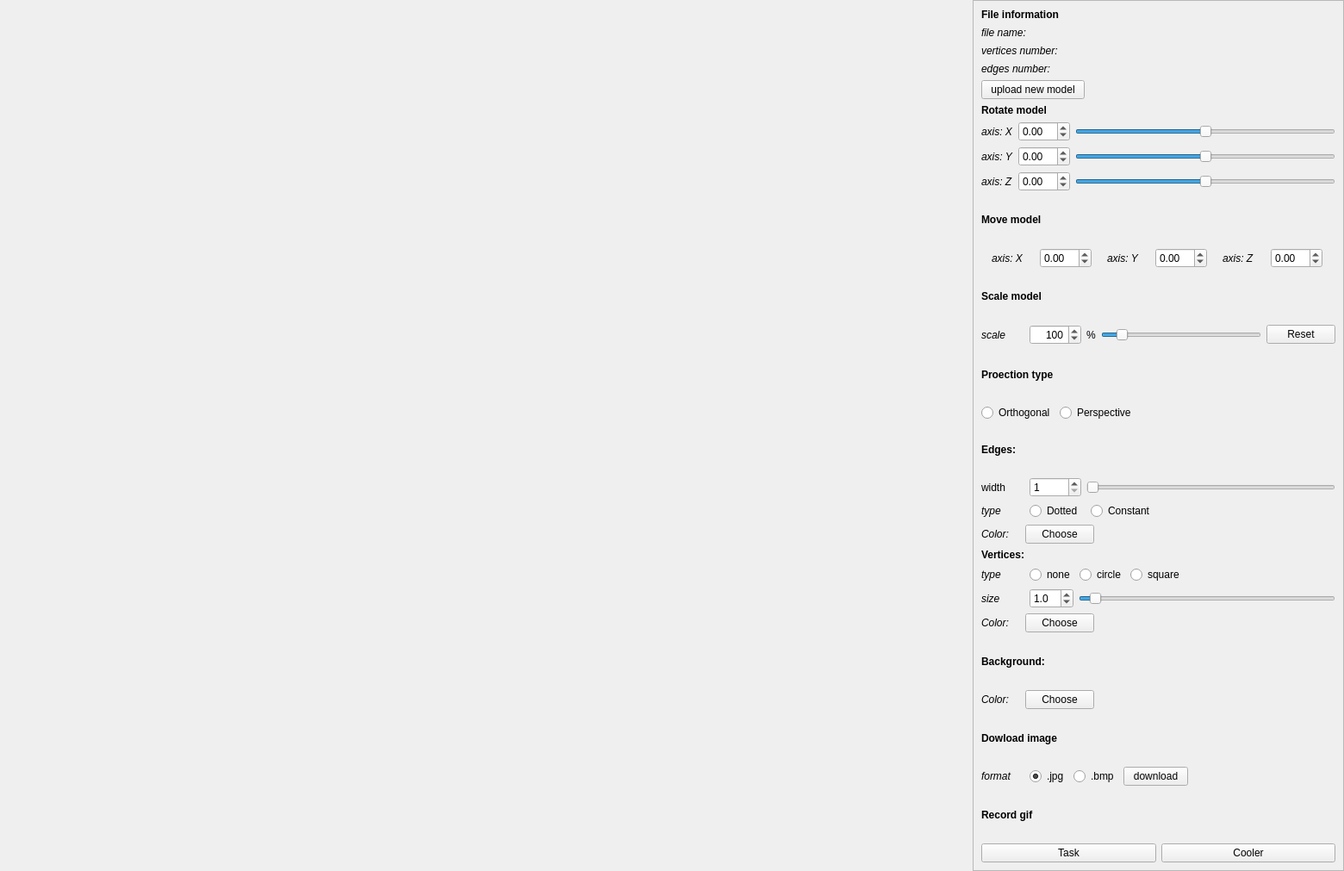
<?xml version="1.0" encoding="UTF-8"?>
<ui version="4.0">
 <class>MainWindow</class>
 <widget class="QMainWindow" name="MainWindow">
  <property name="geometry">
   <rect>
    <x>0</x>
    <y>0</y>
    <width>1560</width>
    <height>1011</height>
   </rect>
  </property>
  <property name="windowTitle">
   <string>3d_viewer</string>
  </property>
  <property name="windowOpacity">
   <double>1.000000000000000</double>
  </property>
  <property name="toolTipDuration">
   <number>0</number>
  </property>
  <widget class="QWidget" name="centralwidget">
   <property name="toolTipDuration">
    <number>0</number>
   </property>
   <layout class="QGridLayout" name="gridLayout_2">
    <property name="topMargin">
     <number>0</number>
    </property>
    <property name="rightMargin">
     <number>0</number>
    </property>
    <property name="bottomMargin">
     <number>0</number>
    </property>
    <property name="spacing">
     <number>0</number>
    </property>
    <item row="0" column="1">
     <widget class="QScrollArea" name="scrollArea">
      <property name="minimumSize">
       <size>
        <width>431</width>
        <height>0</height>
       </size>
      </property>
      <property name="maximumSize">
       <size>
        <width>430</width>
        <height>16777215</height>
       </size>
      </property>
      <property name="widgetResizable">
       <bool>true</bool>
      </property>
      <widget class="QWidget" name="scrollAreaWidgetContents_2">
       <property name="geometry">
        <rect>
         <x>0</x>
         <y>0</y>
         <width>429</width>
         <height>1009</height>
        </rect>
       </property>
       <layout class="QVBoxLayout" name="verticalLayout">
        <item>
         <layout class="QVBoxLayout" name="layout_fileInformation">
          <item>
           <widget class="QLabel" name="label_fileInfo">
            <property name="maximumSize">
             <size>
              <width>16777215</width>
              <height>20</height>
             </size>
            </property>
            <property name="font">
             <font>
              <bold>true</bold>
             </font>
            </property>
            <property name="text">
             <string>File information</string>
            </property>
           </widget>
          </item>
          <item>
           <layout class="QHBoxLayout" name="filePath_layout">
            <property name="spacing">
             <number>0</number>
            </property>
            <item>
             <widget class="QLabel" name="label_filepath">
              <property name="minimumSize">
               <size>
                <width>0</width>
                <height>15</height>
               </size>
              </property>
              <property name="maximumSize">
               <size>
                <width>70</width>
                <height>16777215</height>
               </size>
              </property>
              <property name="font">
               <font>
                <italic>true</italic>
               </font>
              </property>
              <property name="text">
               <string>file name:</string>
              </property>
             </widget>
            </item>
            <item>
             <widget class="QLabel" name="label_filepathInfo">
              <property name="text">
               <string/>
              </property>
             </widget>
            </item>
           </layout>
          </item>
          <item>
           <layout class="QHBoxLayout" name="verticesNumber_layout">
            <property name="spacing">
             <number>0</number>
            </property>
            <item>
             <widget class="QLabel" name="label_vertices_num">
              <property name="minimumSize">
               <size>
                <width>15</width>
                <height>15</height>
               </size>
              </property>
              <property name="maximumSize">
               <size>
                <width>110</width>
                <height>16777215</height>
               </size>
              </property>
              <property name="font">
               <font>
                <italic>true</italic>
               </font>
              </property>
              <property name="text">
               <string>vertices number:</string>
              </property>
             </widget>
            </item>
            <item>
             <widget class="QLabel" name="label_verticesInfo">
              <property name="text">
               <string/>
              </property>
             </widget>
            </item>
           </layout>
          </item>
          <item>
           <layout class="QHBoxLayout" name="edgesNumber_layout">
            <property name="spacing">
             <number>0</number>
            </property>
            <item>
             <widget class="QLabel" name="label_edges">
              <property name="minimumSize">
               <size>
                <width>0</width>
                <height>15</height>
               </size>
              </property>
              <property name="maximumSize">
               <size>
                <width>95</width>
                <height>16777215</height>
               </size>
              </property>
              <property name="font">
               <font>
                <italic>true</italic>
               </font>
              </property>
              <property name="text">
               <string>edges number:</string>
              </property>
             </widget>
            </item>
            <item>
             <widget class="QLabel" name="label_edgesNumber">
              <property name="text">
               <string/>
              </property>
             </widget>
            </item>
           </layout>
          </item>
          <item>
           <widget class="QPushButton" name="open_file">
            <property name="maximumSize">
             <size>
              <width>120</width>
              <height>16777215</height>
             </size>
            </property>
            <property name="text">
             <string>upload new model</string>
            </property>
           </widget>
          </item>
         </layout>
        </item>
        <item>
         <layout class="QVBoxLayout" name="layout_rotateModel">
          <item>
           <widget class="QLabel" name="label_transformModel">
            <property name="font">
             <font>
              <bold>true</bold>
             </font>
            </property>
            <property name="text">
             <string>Rotate model</string>
            </property>
           </widget>
          </item>
          <item>
           <layout class="QHBoxLayout" name="horizontalLayout_5">
            <item>
             <widget class="QLabel" name="axisX_rotate_label">
              <property name="maximumSize">
               <size>
                <width>50</width>
                <height>16777215</height>
               </size>
              </property>
              <property name="font">
               <font>
                <italic>true</italic>
               </font>
              </property>
              <property name="text">
               <string>axis: X</string>
              </property>
              <property name="indent">
               <number>0</number>
              </property>
             </widget>
            </item>
            <item>
             <widget class="QDoubleSpinBox" name="rotateXInput">
              <property name="minimumSize">
               <size>
                <width>20</width>
                <height>0</height>
               </size>
              </property>
              <property name="maximumSize">
               <size>
                <width>60</width>
                <height>16777215</height>
               </size>
              </property>
              <property name="minimum">
               <double>-360.000000000000000</double>
              </property>
              <property name="maximum">
               <double>360.000000000000000</double>
              </property>
              <property name="singleStep">
               <double>1.000000000000000</double>
              </property>
             </widget>
            </item>
            <item>
             <widget class="QSlider" name="rotationX_slider">
              <property name="minimum">
               <number>-180</number>
              </property>
              <property name="maximum">
               <number>180</number>
              </property>
              <property name="orientation">
               <enum>Qt::Horizontal</enum>
              </property>
             </widget>
            </item>
           </layout>
          </item>
          <item>
           <layout class="QHBoxLayout" name="horizontalLayout_6">
            <item>
             <widget class="QLabel" name="axisY_rotate_label">
              <property name="maximumSize">
               <size>
                <width>50</width>
                <height>16777215</height>
               </size>
              </property>
              <property name="font">
               <font>
                <italic>true</italic>
               </font>
              </property>
              <property name="text">
               <string>axis: Y</string>
              </property>
              <property name="indent">
               <number>0</number>
              </property>
             </widget>
            </item>
            <item>
             <widget class="QDoubleSpinBox" name="rotateYInput">
              <property name="minimumSize">
               <size>
                <width>20</width>
                <height>0</height>
               </size>
              </property>
              <property name="maximumSize">
               <size>
                <width>60</width>
                <height>16777215</height>
               </size>
              </property>
              <property name="minimum">
               <double>-360.000000000000000</double>
              </property>
              <property name="maximum">
               <double>360.000000000000000</double>
              </property>
              <property name="singleStep">
               <double>1.000000000000000</double>
              </property>
             </widget>
            </item>
            <item>
             <widget class="QSlider" name="rotationY_slider">
              <property name="minimum">
               <number>-180</number>
              </property>
              <property name="maximum">
               <number>180</number>
              </property>
              <property name="orientation">
               <enum>Qt::Horizontal</enum>
              </property>
             </widget>
            </item>
           </layout>
          </item>
          <item>
           <layout class="QHBoxLayout" name="horizontalLayout_7">
            <item>
             <widget class="QLabel" name="axisZ_rotate_label">
              <property name="maximumSize">
               <size>
                <width>50</width>
                <height>16777215</height>
               </size>
              </property>
              <property name="font">
               <font>
                <italic>true</italic>
               </font>
              </property>
              <property name="text">
               <string>axis: Z</string>
              </property>
              <property name="indent">
               <number>0</number>
              </property>
             </widget>
            </item>
            <item>
             <widget class="QDoubleSpinBox" name="rotateZInput">
              <property name="minimumSize">
               <size>
                <width>20</width>
                <height>0</height>
               </size>
              </property>
              <property name="maximumSize">
               <size>
                <width>60</width>
                <height>16777215</height>
               </size>
              </property>
              <property name="minimum">
               <double>-360.000000000000000</double>
              </property>
              <property name="maximum">
               <double>360.000000000000000</double>
              </property>
              <property name="singleStep">
               <double>1.000000000000000</double>
              </property>
             </widget>
            </item>
            <item>
             <widget class="QSlider" name="rotationZ_slider">
              <property name="minimum">
               <number>-180</number>
              </property>
              <property name="maximum">
               <number>180</number>
              </property>
              <property name="orientation">
               <enum>Qt::Horizontal</enum>
              </property>
             </widget>
            </item>
           </layout>
          </item>
         </layout>
        </item>
        <item>
         <layout class="QVBoxLayout" name="layout_movingModel">
          <item>
           <widget class="QLabel" name="label_transformModel_2">
            <property name="font">
             <font>
              <bold>true</bold>
             </font>
            </property>
            <property name="text">
             <string>Move model</string>
            </property>
           </widget>
          </item>
          <item>
           <layout class="QHBoxLayout" name="horizontalLayout_8">
            <item>
             <layout class="QHBoxLayout" name="horizontalLayout_2">
              <item>
               <widget class="QLabel" name="axisX_rotate_label_2">
                <property name="maximumSize">
                 <size>
                  <width>50</width>
                  <height>16777215</height>
                 </size>
                </property>
                <property name="font">
                 <font>
                  <italic>true</italic>
                 </font>
                </property>
                <property name="text">
                 <string>axis: X</string>
                </property>
                <property name="indent">
                 <number>0</number>
                </property>
               </widget>
              </item>
              <item>
               <widget class="QDoubleSpinBox" name="moveXInput">
                <property name="maximumSize">
                 <size>
                  <width>60</width>
                  <height>16777215</height>
                 </size>
                </property>
                <property name="minimum">
                 <double>-9999.989999999999782</double>
                </property>
                <property name="maximum">
                 <double>9999.989999999999782</double>
                </property>
               </widget>
              </item>
             </layout>
            </item>
            <item>
             <layout class="QHBoxLayout" name="horizontalLayout_3">
              <item>
               <widget class="QLabel" name="axisX_rotate_label_3">
                <property name="maximumSize">
                 <size>
                  <width>50</width>
                  <height>16777215</height>
                 </size>
                </property>
                <property name="font">
                 <font>
                  <italic>true</italic>
                 </font>
                </property>
                <property name="text">
                 <string>axis: Y</string>
                </property>
                <property name="indent">
                 <number>0</number>
                </property>
               </widget>
              </item>
              <item>
               <widget class="QDoubleSpinBox" name="moveYInput">
                <property name="maximumSize">
                 <size>
                  <width>60</width>
                  <height>16777215</height>
                 </size>
                </property>
                <property name="minimum">
                 <double>-9999.989999999999782</double>
                </property>
                <property name="maximum">
                 <double>9999.989999999999782</double>
                </property>
               </widget>
              </item>
             </layout>
            </item>
            <item>
             <layout class="QHBoxLayout" name="horizontalLayout_4">
              <item>
               <widget class="QLabel" name="axisX_rotate_label_4">
                <property name="maximumSize">
                 <size>
                  <width>50</width>
                  <height>16777215</height>
                 </size>
                </property>
                <property name="font">
                 <font>
                  <italic>true</italic>
                 </font>
                </property>
                <property name="text">
                 <string>axis: Z</string>
                </property>
                <property name="indent">
                 <number>0</number>
                </property>
               </widget>
              </item>
              <item>
               <widget class="QDoubleSpinBox" name="moveZInput">
                <property name="maximumSize">
                 <size>
                  <width>60</width>
                  <height>16777215</height>
                 </size>
                </property>
                <property name="minimum">
                 <double>-9999.989999999999782</double>
                </property>
                <property name="maximum">
                 <double>9999.989999999999782</double>
                </property>
               </widget>
              </item>
             </layout>
            </item>
           </layout>
          </item>
         </layout>
        </item>
        <item>
         <layout class="QVBoxLayout" name="layout_scalingModel">
          <item>
           <widget class="QLabel" name="label_scaleModel">
            <property name="font">
             <font>
              <bold>true</bold>
             </font>
            </property>
            <property name="text">
             <string>Scale model</string>
            </property>
           </widget>
          </item>
          <item>
           <layout class="QHBoxLayout" name="horizontalLayout_9">
            <item>
             <widget class="QLabel" name="labelScaleInput">
              <property name="minimumSize">
               <size>
                <width>50</width>
                <height>0</height>
               </size>
              </property>
              <property name="maximumSize">
               <size>
                <width>50</width>
                <height>16777215</height>
               </size>
              </property>
              <property name="font">
               <font>
                <italic>true</italic>
               </font>
              </property>
              <property name="text">
               <string>scale</string>
              </property>
             </widget>
            </item>
            <item>
             <widget class="QSpinBox" name="scaleSpinBox">
              <property name="minimumSize">
               <size>
                <width>60</width>
                <height>0</height>
               </size>
              </property>
              <property name="maximumSize">
               <size>
                <width>60</width>
                <height>16777215</height>
               </size>
              </property>
              <property name="alignment">
               <set>Qt::AlignRight|Qt::AlignTrailing|Qt::AlignVCenter</set>
              </property>
              <property name="minimum">
               <number>1</number>
              </property>
              <property name="maximum">
               <number>1000</number>
              </property>
              <property name="value">
               <number>100</number>
              </property>
             </widget>
            </item>
            <item>
             <widget class="QLabel" name="label">
              <property name="text">
               <string>%</string>
              </property>
             </widget>
            </item>
            <item>
             <widget class="QSlider" name="scaleSlider">
              <property name="minimumSize">
               <size>
                <width>20</width>
                <height>0</height>
               </size>
              </property>
              <property name="minimum">
               <number>1</number>
              </property>
              <property name="maximum">
               <number>1000</number>
              </property>
              <property name="sliderPosition">
               <number>100</number>
              </property>
              <property name="orientation">
               <enum>Qt::Horizontal</enum>
              </property>
             </widget>
            </item>
            <item>
             <widget class="QPushButton" name="scaleToDefault">
              <property name="text">
               <string>Reset</string>
              </property>
             </widget>
            </item>
           </layout>
          </item>
         </layout>
        </item>
        <item>
         <layout class="QVBoxLayout" name="layout_projectionType">
          <item>
           <widget class="QLabel" name="label_projectionType">
            <property name="font">
             <font>
              <bold>true</bold>
             </font>
            </property>
            <property name="text">
             <string>Proection type</string>
            </property>
           </widget>
          </item>
          <item>
           <layout class="QHBoxLayout" name="horizontalLayout_10">
            <item>
             <widget class="QRadioButton" name="radioButton_orthogonal">
              <property name="text">
               <string>Orthogonal</string>
              </property>
             </widget>
            </item>
            <item>
             <widget class="QRadioButton" name="radioButton_perspective">
              <property name="text">
               <string>Perspective</string>
              </property>
             </widget>
            </item>
            <item>
             <spacer name="horizontalSpacer_7">
              <property name="orientation">
               <enum>Qt::Horizontal</enum>
              </property>
              <property name="sizeHint" stdset="0">
               <size>
                <width>40</width>
                <height>20</height>
               </size>
              </property>
             </spacer>
            </item>
           </layout>
          </item>
         </layout>
        </item>
        <item>
         <layout class="QVBoxLayout" name="layout_edgesWidth">
          <item>
           <widget class="QLabel" name="label_settingsEdge">
            <property name="font">
             <font>
              <bold>true</bold>
             </font>
            </property>
            <property name="text">
             <string>Edges:</string>
            </property>
           </widget>
          </item>
          <item>
           <layout class="QHBoxLayout" name="horizontalLayout_14">
            <item>
             <widget class="QLabel" name="labelEdge_width">
              <property name="minimumSize">
               <size>
                <width>50</width>
                <height>0</height>
               </size>
              </property>
              <property name="maximumSize">
               <size>
                <width>50</width>
                <height>16777215</height>
               </size>
              </property>
              <property name="text">
               <string>width</string>
              </property>
             </widget>
            </item>
            <item>
             <widget class="QSpinBox" name="edgeWidth_spinbox">
              <property name="minimumSize">
               <size>
                <width>60</width>
                <height>0</height>
               </size>
              </property>
              <property name="maximumSize">
               <size>
                <width>60</width>
                <height>16777215</height>
               </size>
              </property>
              <property name="minimum">
               <number>1</number>
              </property>
              <property name="maximum">
               <number>21</number>
              </property>
             </widget>
            </item>
            <item>
             <widget class="QSlider" name="edgeWidth_slider">
              <property name="minimumSize">
               <size>
                <width>200</width>
                <height>0</height>
               </size>
              </property>
              <property name="minimum">
               <number>1</number>
              </property>
              <property name="maximum">
               <number>21</number>
              </property>
              <property name="pageStep">
               <number>1</number>
              </property>
              <property name="value">
               <number>1</number>
              </property>
              <property name="sliderPosition">
               <number>1</number>
              </property>
              <property name="orientation">
               <enum>Qt::Horizontal</enum>
              </property>
             </widget>
            </item>
           </layout>
          </item>
         </layout>
        </item>
        <item>
         <layout class="QHBoxLayout" name="layout_edgesType">
          <item>
           <widget class="QLabel" name="labelEdge_type">
            <property name="minimumSize">
             <size>
              <width>50</width>
              <height>0</height>
             </size>
            </property>
            <property name="maximumSize">
             <size>
              <width>50</width>
              <height>16777215</height>
             </size>
            </property>
            <property name="font">
             <font>
              <italic>true</italic>
             </font>
            </property>
            <property name="text">
             <string>type</string>
            </property>
           </widget>
          </item>
          <item>
           <widget class="QRadioButton" name="radioButton_dotted">
            <property name="maximumSize">
             <size>
              <width>65</width>
              <height>16777215</height>
             </size>
            </property>
            <property name="text">
             <string>Dotted</string>
            </property>
           </widget>
          </item>
          <item>
           <widget class="QRadioButton" name="radioButton_constant">
            <property name="text">
             <string>Constant</string>
            </property>
           </widget>
          </item>
         </layout>
        </item>
        <item>
         <layout class="QHBoxLayout" name="layout_edgesColor">
          <item>
           <widget class="QLabel" name="labelEdge_color">
            <property name="font">
             <font>
              <italic>true</italic>
             </font>
            </property>
            <property name="text">
             <string>Color:</string>
            </property>
           </widget>
          </item>
          <item>
           <widget class="QLabel" name="label_colorEdges">
            <property name="text">
             <string/>
            </property>
           </widget>
          </item>
          <item>
           <widget class="QPushButton" name="pushButton_colorEdge">
            <property name="text">
             <string>Choose</string>
            </property>
           </widget>
          </item>
          <item>
           <spacer name="horizontalSpacer">
            <property name="orientation">
             <enum>Qt::Horizontal</enum>
            </property>
            <property name="sizeHint" stdset="0">
             <size>
              <width>40</width>
              <height>20</height>
             </size>
            </property>
           </spacer>
          </item>
         </layout>
        </item>
        <item>
         <layout class="QVBoxLayout" name="layout_verticesSettings">
          <item>
           <widget class="QLabel" name="label_settingsVerticle">
            <property name="font">
             <font>
              <bold>true</bold>
             </font>
            </property>
            <property name="text">
             <string>Vertices:</string>
            </property>
           </widget>
          </item>
          <item>
           <layout class="QHBoxLayout" name="horizontalLayout_17">
            <item>
             <widget class="QLabel" name="labelVerticle_type">
              <property name="minimumSize">
               <size>
                <width>50</width>
                <height>0</height>
               </size>
              </property>
              <property name="maximumSize">
               <size>
                <width>50</width>
                <height>16777215</height>
               </size>
              </property>
              <property name="font">
               <font>
                <italic>true</italic>
               </font>
              </property>
              <property name="text">
               <string>type</string>
              </property>
             </widget>
            </item>
            <item>
             <widget class="QRadioButton" name="radioButton_noneVertice">
              <property name="text">
               <string>none</string>
              </property>
             </widget>
            </item>
            <item>
             <widget class="QRadioButton" name="radioButton_circleVertice">
              <property name="text">
               <string>circle</string>
              </property>
             </widget>
            </item>
            <item>
             <widget class="QRadioButton" name="radioButton_squareVertice">
              <property name="text">
               <string>square</string>
              </property>
             </widget>
            </item>
            <item>
             <spacer name="horizontalSpacer_5">
              <property name="orientation">
               <enum>Qt::Horizontal</enum>
              </property>
              <property name="sizeHint" stdset="0">
               <size>
                <width>40</width>
                <height>20</height>
               </size>
              </property>
             </spacer>
            </item>
           </layout>
          </item>
          <item>
           <layout class="QHBoxLayout" name="horizontalLayout_18">
            <item>
             <widget class="QLabel" name="labelVertice_size">
              <property name="minimumSize">
               <size>
                <width>50</width>
                <height>0</height>
               </size>
              </property>
              <property name="maximumSize">
               <size>
                <width>50</width>
                <height>16777215</height>
               </size>
              </property>
              <property name="font">
               <font>
                <italic>true</italic>
               </font>
              </property>
              <property name="text">
               <string>size</string>
              </property>
              <property name="indent">
               <number>0</number>
              </property>
             </widget>
            </item>
            <item>
             <widget class="QDoubleSpinBox" name="verticeSize_spinbox">
              <property name="maximumSize">
               <size>
                <width>60</width>
                <height>16777215</height>
               </size>
              </property>
              <property name="decimals">
               <number>1</number>
              </property>
              <property name="minimum">
               <double>0.100000000000000</double>
              </property>
              <property name="maximum">
               <double>21.000000000000000</double>
              </property>
              <property name="singleStep">
               <double>0.100000000000000</double>
              </property>
              <property name="value">
               <double>1.000000000000000</double>
              </property>
             </widget>
            </item>
            <item>
             <widget class="QSlider" name="verticeSize_slider">
              <property name="minimum">
               <number>10</number>
              </property>
              <property name="maximum">
               <number>2100</number>
              </property>
              <property name="value">
               <number>100</number>
              </property>
              <property name="orientation">
               <enum>Qt::Horizontal</enum>
              </property>
             </widget>
            </item>
           </layout>
          </item>
          <item>
           <layout class="QHBoxLayout" name="horizontalLayout_19">
            <item>
             <widget class="QLabel" name="labelVertice_color">
              <property name="font">
               <font>
                <italic>true</italic>
               </font>
              </property>
              <property name="text">
               <string>Color:</string>
              </property>
             </widget>
            </item>
            <item>
             <widget class="QLabel" name="label_colorVertice">
              <property name="text">
               <string/>
              </property>
             </widget>
            </item>
            <item>
             <widget class="QPushButton" name="pushButton_colorVertice">
              <property name="text">
               <string>Choose</string>
              </property>
             </widget>
            </item>
            <item>
             <spacer name="horizontalSpacer_2">
              <property name="orientation">
               <enum>Qt::Horizontal</enum>
              </property>
              <property name="sizeHint" stdset="0">
               <size>
                <width>40</width>
                <height>20</height>
               </size>
              </property>
             </spacer>
            </item>
           </layout>
          </item>
         </layout>
        </item>
        <item>
         <layout class="QVBoxLayout" name="layout_BackgroundColor">
          <item>
           <widget class="QLabel" name="label_backColor">
            <property name="font">
             <font>
              <bold>true</bold>
             </font>
            </property>
            <property name="text">
             <string>Background:</string>
            </property>
           </widget>
          </item>
          <item>
           <layout class="QHBoxLayout" name="horizontalLayout_20">
            <item>
             <widget class="QLabel" name="labelBackg_color">
              <property name="font">
               <font>
                <italic>true</italic>
               </font>
              </property>
              <property name="text">
               <string>Color:</string>
              </property>
             </widget>
            </item>
            <item>
             <widget class="QLabel" name="label_colorBackg">
              <property name="text">
               <string/>
              </property>
             </widget>
            </item>
            <item>
             <widget class="QPushButton" name="pushButton_colorBackg">
              <property name="text">
               <string>Choose</string>
              </property>
             </widget>
            </item>
            <item>
             <spacer name="horizontalSpacer_3">
              <property name="orientation">
               <enum>Qt::Horizontal</enum>
              </property>
              <property name="sizeHint" stdset="0">
               <size>
                <width>40</width>
                <height>20</height>
               </size>
              </property>
             </spacer>
            </item>
           </layout>
          </item>
         </layout>
        </item>
        <item>
         <layout class="QVBoxLayout" name="layout_downloadImage">
          <item>
           <widget class="QLabel" name="label_downloadImage">
            <property name="font">
             <font>
              <bold>true</bold>
             </font>
            </property>
            <property name="text">
             <string>Dowload image</string>
            </property>
           </widget>
          </item>
          <item>
           <layout class="QHBoxLayout" name="horizontalLayout_21">
            <item>
             <widget class="QLabel" name="labelImage">
              <property name="minimumSize">
               <size>
                <width>50</width>
                <height>0</height>
               </size>
              </property>
              <property name="maximumSize">
               <size>
                <width>50</width>
                <height>16777215</height>
               </size>
              </property>
              <property name="font">
               <font>
                <italic>true</italic>
               </font>
              </property>
              <property name="text">
               <string>format</string>
              </property>
             </widget>
            </item>
            <item>
             <widget class="QRadioButton" name="radioButton_jpgFormat">
              <property name="maximumSize">
               <size>
                <width>75</width>
                <height>16777215</height>
               </size>
              </property>
              <property name="text">
               <string>.jpg</string>
              </property>
              <property name="checked">
               <bool>true</bool>
              </property>
             </widget>
            </item>
            <item>
             <widget class="QRadioButton" name="radioButton_bmpFormat">
              <property name="maximumSize">
               <size>
                <width>75</width>
                <height>16777215</height>
               </size>
              </property>
              <property name="text">
               <string>.bmp</string>
              </property>
             </widget>
            </item>
            <item>
             <widget class="QPushButton" name="pushButton_downloadImage">
              <property name="maximumSize">
               <size>
                <width>75</width>
                <height>16777215</height>
               </size>
              </property>
              <property name="text">
               <string>download</string>
              </property>
             </widget>
            </item>
            <item>
             <spacer name="horizontalSpacer_4">
              <property name="orientation">
               <enum>Qt::Horizontal</enum>
              </property>
              <property name="sizeHint" stdset="0">
               <size>
                <width>40</width>
                <height>20</height>
               </size>
              </property>
             </spacer>
            </item>
           </layout>
          </item>
         </layout>
        </item>
        <item>
         <layout class="QVBoxLayout" name="layout_recordingGif">
          <item>
           <widget class="QLabel" name="label_recordGif">
            <property name="font">
             <font>
              <bold>true</bold>
             </font>
            </property>
            <property name="toolTipDuration">
             <number>0</number>
            </property>
            <property name="text">
             <string>Record gif</string>
            </property>
           </widget>
          </item>
          <item>
           <layout class="QHBoxLayout" name="horizontalLayout">
            <item>
             <widget class="QPushButton" name="pushButton_Gif_mode_1">
              <property name="text">
               <string>Task</string>
              </property>
             </widget>
            </item>
            <item>
             <widget class="QPushButton" name="pushButton_Gif_mode_2">
              <property name="text">
               <string>Cooler</string>
              </property>
             </widget>
            </item>
           </layout>
          </item>
         </layout>
        </item>
       </layout>
      </widget>
     </widget>
    </item>
    <item row="0" column="0">
     <widget class="GLWidget" name="viewport" native="true">
      <property name="minimumSize">
       <size>
        <width>640</width>
        <height>480</height>
       </size>
      </property>
      <property name="maximumSize">
       <size>
        <width>16777215</width>
        <height>16777215</height>
       </size>
      </property>
      <property name="cursor">
       <cursorShape>OpenHandCursor</cursorShape>
      </property>
     </widget>
    </item>
   </layout>
  </widget>
 </widget>
 <customwidgets>
  <customwidget>
   <class>GLWidget</class>
   <extends>QWidget</extends>
   <header location="global">glwidget.h</header>
   <container>1</container>
  </customwidget>
 </customwidgets>
 <resources/>
 <connections/>
</ui>
